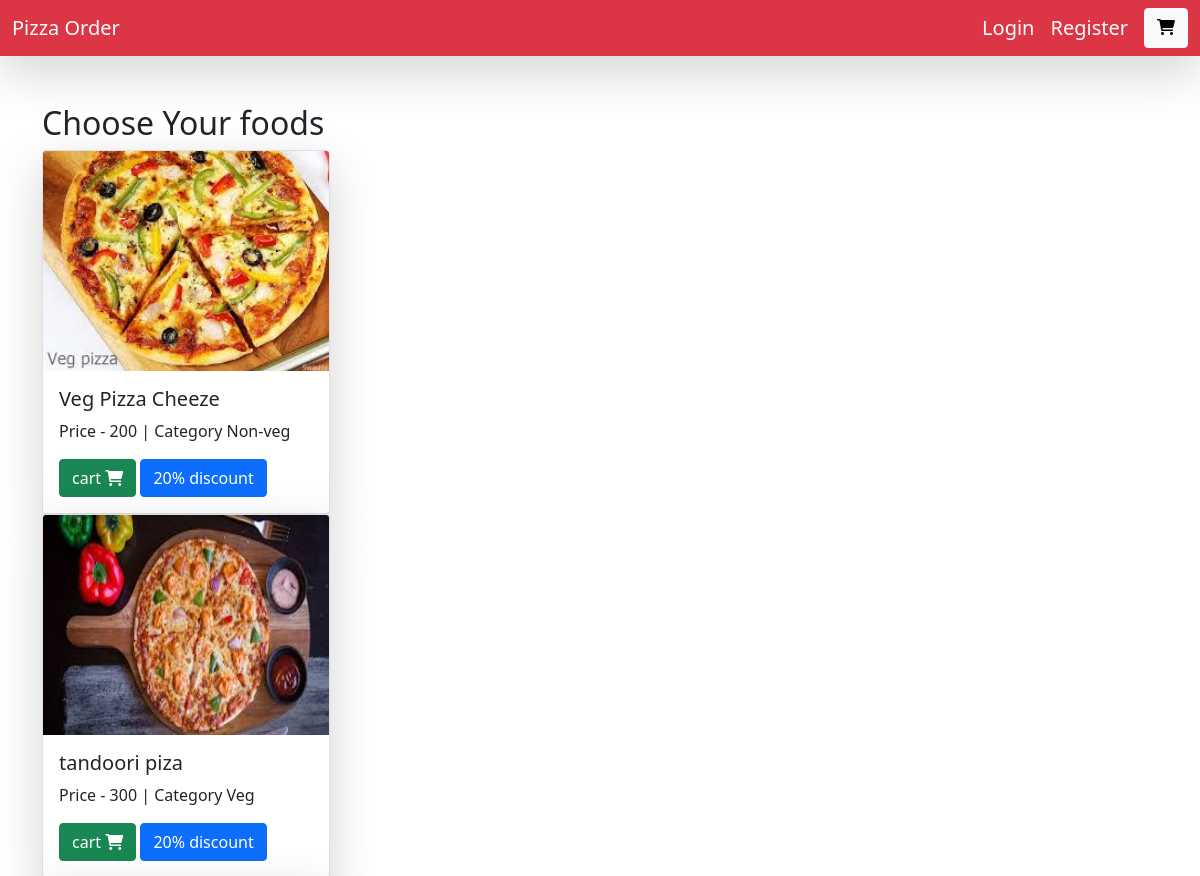
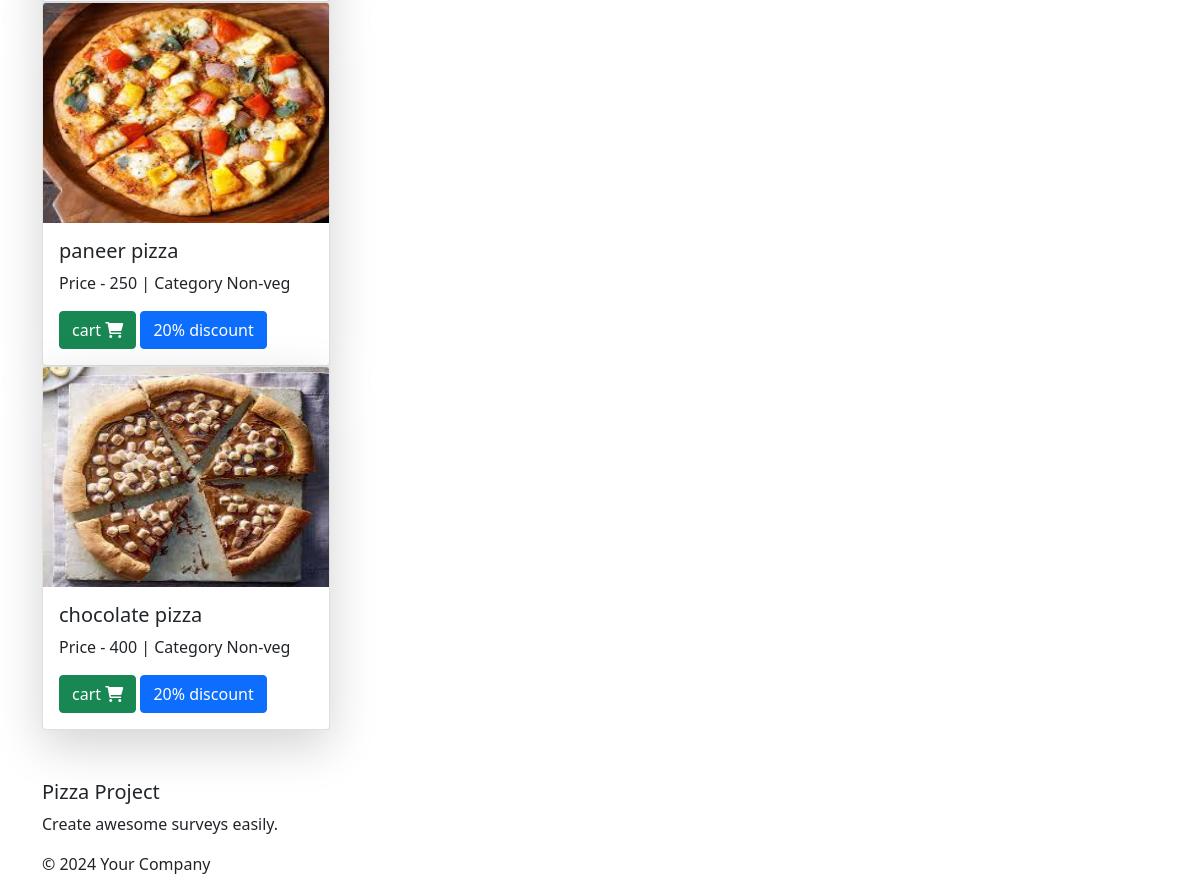
The page / on the database its author committed (2 pictures, top to bottom).
### home/models.py (models this page shows)
class BaseModel(models.Model):
    uid = models.UUIDField(default=uuid.uuid4, editable=False, primary_key=True)
    created_at = models.DateField(auto_now_add=True)
    updated_at = models.DateField(auto_now= True)
    class Meta:
        abstract = True

class Pizza(BaseModel):
    category = models.ForeignKey(PizzaCategory, on_delete=models.CASCADE, related_name='pizza1')
    pizza_name = models.CharField(max_length=100)
    price = models.IntegerField(default=100)
    images = models.ImageField(upload_to='pizza')

class PizzaCategory(BaseModel):
    category_name = models.CharField(max_length=100)

### home/views.py (the view)
# urls.py: 2. Add a URL to urlpatterns:  path('', views.home, name='home')
def home(request):
    print(request.user)
    pizza_obj = Pizza.objects.all()
    context = {'pizzas': pizza_obj}
    print(context)
    return render(request, 'home.html', context)

### home/templates/home.html (shortened to what this page needs)
{% extends 'base.html' %}
{% block start %}
<div class="container mt-5" style="margin-top: 40px;">
    <h2>Choose Your foods</h2>
<div class="row">
    {% for pizza in pizzas %}
    <div class="col-col-md-3">
      <div class="card shadow-lg" style="width: 18rem">
        <img src="/media/{{pizza.images}}" style="height: 220px;" class="card-img-top" alt="...">
        <div class="card-body">
          <h5 class="card-title">{{pizza.pizza_name}}</h5>
          <p> Price - {{pizza.price}} | Category {{pizza.category.category_name}}</p>
          <a href="{% url 'add_cart' pizza.uid %}" class="btn btn-success"> cart <i class="fa-solid fa-cart-shopping"></i></a>
          <a href="#" class="btn btn-primary">20% discount</a>
        </div>
      </div>
    </div>
    {% endfor %}
  </div>
</div>
{% endblock %}

### home/templates/base.html (shortened to what this page needs)
<!DOCTYPE html>
<html lang="en">
<head>
    <link href="https://cdn.jsdelivr.net/npm/bootstrap@5.1.3/dist/css/bootstrap.min.css" rel="stylesheet">
    <link href="https://cdnjs.cloudflare.com/ajax/libs/font-awesome/6.0.0/css/all.min.css" rel="stylesheet" >
</head>
<body>
<nav class="navbar navbar-dark bg-danger shadow-lg">
    <div class="container-fluid">
        <a href="/" class="navbar-brand">Pizza Order</a>
        <div class="d-flex">
            {% if request.user.is_authenticated %}
            <a href="{% url 'orders' %}" class="btn btn-primary">Dashboard</a>
            {% else %}
            <a href="{% url 'login' %}" class="navbar-brand">Login</a>
            <a href="{% url 'register' %}" class="navbar-brand">Register</a>
            {% endif %}
            <a href="{% url 'cart' %}" class="btn btn-light"><i class="fa-solid fa-cart-shopping"></i>{{request.user.get_cart_count}}</a>
        </div>
    </div>
</nav>
        {% block start %}
        {% endblock %}
    <footer class="page-footer m5" style="margin-top: 50px;">
        <div class="container">
            <div class="row">
                <div class="col l6 s12">
                    <h5 class="white-text">Pizza Project</h5>
                    <p class="grey-text text-lighten-4">Create awesome surveys easily.</p>
                </div>
            </div>
        </div>
        <div class="footer-copyright">
            <div class="container">
            © 2024 Your Company
            </div>
        </div>
    </footer>

### rows shown on the page
Pizza: images (picture), pizza_name "Veg Pizza Cheeze", price "200", category.category_name "Non-veg"
Pizza: images (picture), pizza_name "tandoori piza", price "300", category.category_name "Veg"
Pizza: images (picture), pizza_name "paneer pizza", price "250", category.category_name "Non-veg"
Pizza: images (picture), pizza_name "chocolate pizza", price "400", category.category_name "Non-veg"
